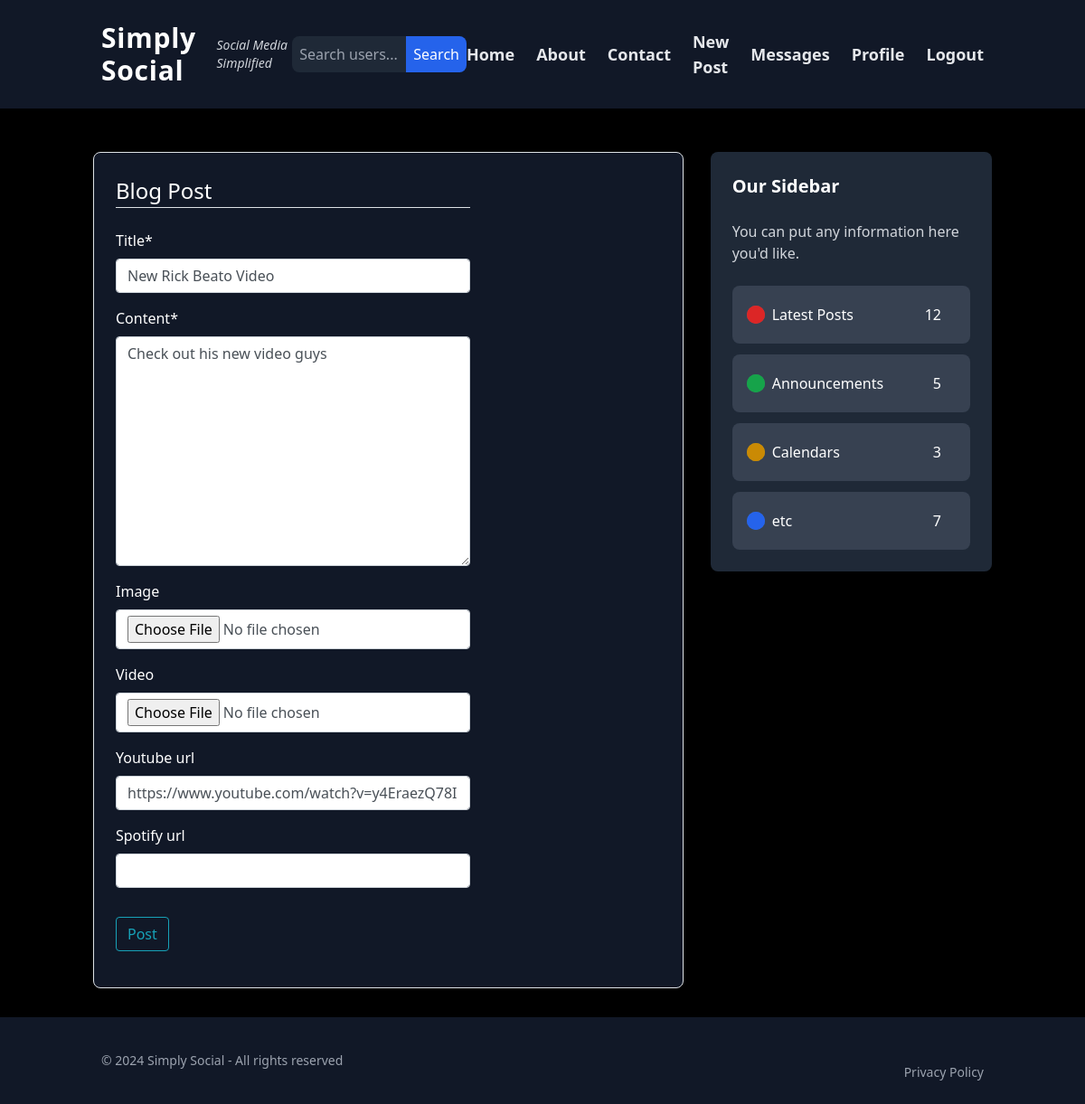
Screenshot of /blog/home/post/22/update/ (signed in) with the database file from the repository.
### blog/models.py (models this page shows, shortened)
class Post(models.Model):
    title = models.CharField(max_length=100)
    content = models.TextField()
    date_posted = models.DateTimeField(default = timezone.now)
    author = models.ForeignKey(User, on_delete=models.CASCADE)
    likes = models.ManyToManyField(User, related_name='liked_posts', blank=True)
    image = models.ImageField(upload_to='post_images/', null=True, blank=True, validators=[FileExtensionValidator(['jpg', 'png', 'gif'])])
    video = models.FileField(upload_to='post_videos/', null=True, blank=True, validators=[FileExtensionValidator(['mp4'])])
    youtube_url = models.URLField(null=True, blank=True)
    spotify_url = models.URLField(null=True, blank=True)

### blog/views.py (the view, shortened to what this page needs)
# urls.py: path('home/post/<int:pk>/update/', PostUpdateView.as_view(), name='post-update'),
class PostUpdateView(LoginRequiredMixin, UserPassesTestMixin,UpdateView):
    model = Post
    form_class = PostForm
    def test_func(self):
        post = self.get_object()
        if self.request.user == post.author:
            return True
        return False

### blog/forms.py (shortened to what this page needs)
class PostForm(forms.ModelForm):
    class Meta:
        model = Post
        fields = ['title', 'content', 'image', 'video', 'youtube_url', 'spotify_url']

### blog/views.py (called while the page is built)
def base_context(request):
    context = {}
    if request.user.is_authenticated:
        context['has_unread_messages'] = Message.objects.filter(receiver=request.user, read=False).exists()
    return context

### blog/templates/blog/post_form.html (shortened to what this page needs)
{% extends 'blog/base.html' %}
{% load crispy_forms_tags %}
{% block content %}
    <div class="row">
        <div class="col-lg-8">
            <div class="content-section">
                <form method="POST" enctype="multipart/form-data">
                    <fieldset class="form-group">
                        <legend class="border-bottom mb-4">Blog Post</legend>
                        {{ form|crispy }}
                    </fieldset>
                    <div class="form-group">
                        <button class="btn btn-outline-info" type="submit">Post</button>
                    </div>
                </form>
            </div>
        </div>
    </div>
{% endblock content %}

### static/css/styles.css (style rules this page uses)
html, :host { line-height: 1.5; -webkit-text-size-adjust: 100%; -moz-tab-size: 4; -o-tab-size: 4; tab-size: 4; font-family: ui-sans-serif, system-ui, sans-serif, "Apple Color Emoji", "Segoe UI Emoji", "Segoe UI Symbol", "Noto Color Emoji"; font-feature-settings: normal; font-variation-settings: normal; -webkit-tap-highlight-color: transparent; }
body { margin: 0; line-height: inherit; }
button, input, optgroup, select, textarea { font-family: inherit; font-feature-settings: inherit; font-variation-settings: inherit; font-size: 100%; font-weight: inherit; line-height: inherit; letter-spacing: inherit; color: inherit; margin: 0; padding: 0; }
button, select { text-transform: none; }
button, input:where([type='button']), input:where([type='reset']), input:where([type='submit']) { -webkit-appearance: button; background-color: transparent; background-image: none; }
fieldset { margin: 0; padding: 0; }
legend { padding: 0; }
textarea { resize: vertical; }
input::placeholder, textarea::placeholder { opacity: 1; color: #9ca3af; }
button, [role="button"] { cursor: pointer; }
.mb-3 { margin-bottom: 0.75rem; }
.mb-4 { margin-bottom: 1rem; }
.flex { display: flex; }
.min-h-screen { min-height: 100vh; }
.flex-col { flex-direction: column; }

### static/css/main.css (style rules this page uses)
html, :host { line-height: 1.5; -webkit-text-size-adjust: 100%; -moz-tab-size: 4; -o-tab-size: 4; tab-size: 4; font-family: ui-sans-serif, system-ui, sans-serif, "Apple Color Emoji", "Segoe UI Emoji", "Segoe UI Symbol", "Noto Color Emoji"; font-feature-settings: normal; font-variation-settings: normal; -webkit-tap-highlight-color: transparent; }
body { margin: 0; line-height: inherit; }
button, input, optgroup, select, textarea { font-family: inherit; font-feature-settings: inherit; font-variation-settings: inherit; font-size: 100%; font-weight: inherit; line-height: inherit; letter-spacing: inherit; color: inherit; margin: 0; padding: 0; }
button, select { text-transform: none; }
button, input:where([type='button']), input:where([type='reset']), input:where([type='submit']) { -webkit-appearance: button; background-color: transparent; background-image: none; }
fieldset { margin: 0; padding: 0; }
legend { padding: 0; }
textarea { resize: vertical; }
input::placeholder, textarea::placeholder { opacity: 1; color: #9ca3af; }
button, [role="button"] { cursor: pointer; }
.mb-3 { margin-bottom: 0.75rem; }
.mb-4 { margin-bottom: 1rem; }
.flex { display: flex; }
body { background-color: black; }

### rows the page displays
Post: title "New Rick Beato Video", content "Check out his new video guys", youtube_url "https://www.youtube.com/watch?v=y4EraezQ78I"
